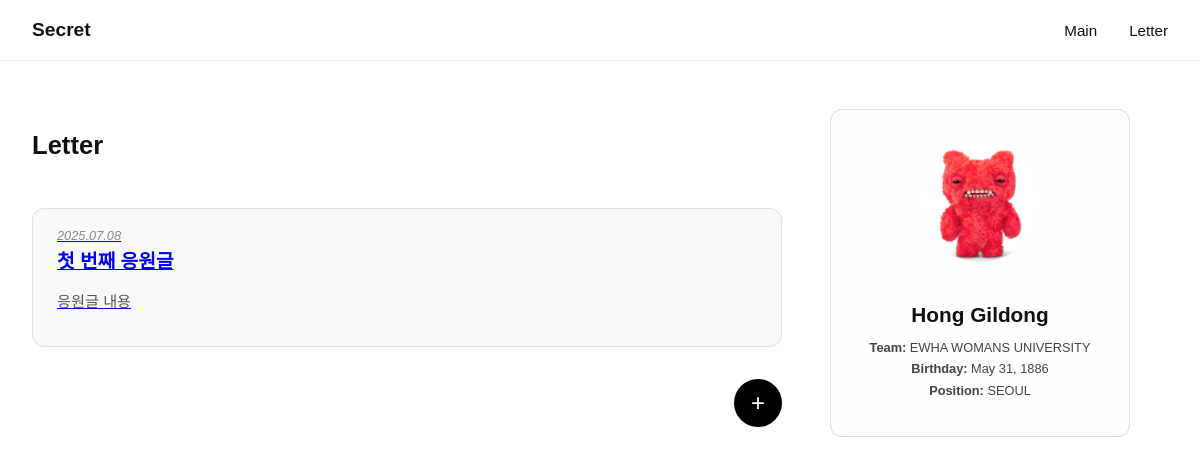
/blog/page/, run on an earlier commit of the app's database.
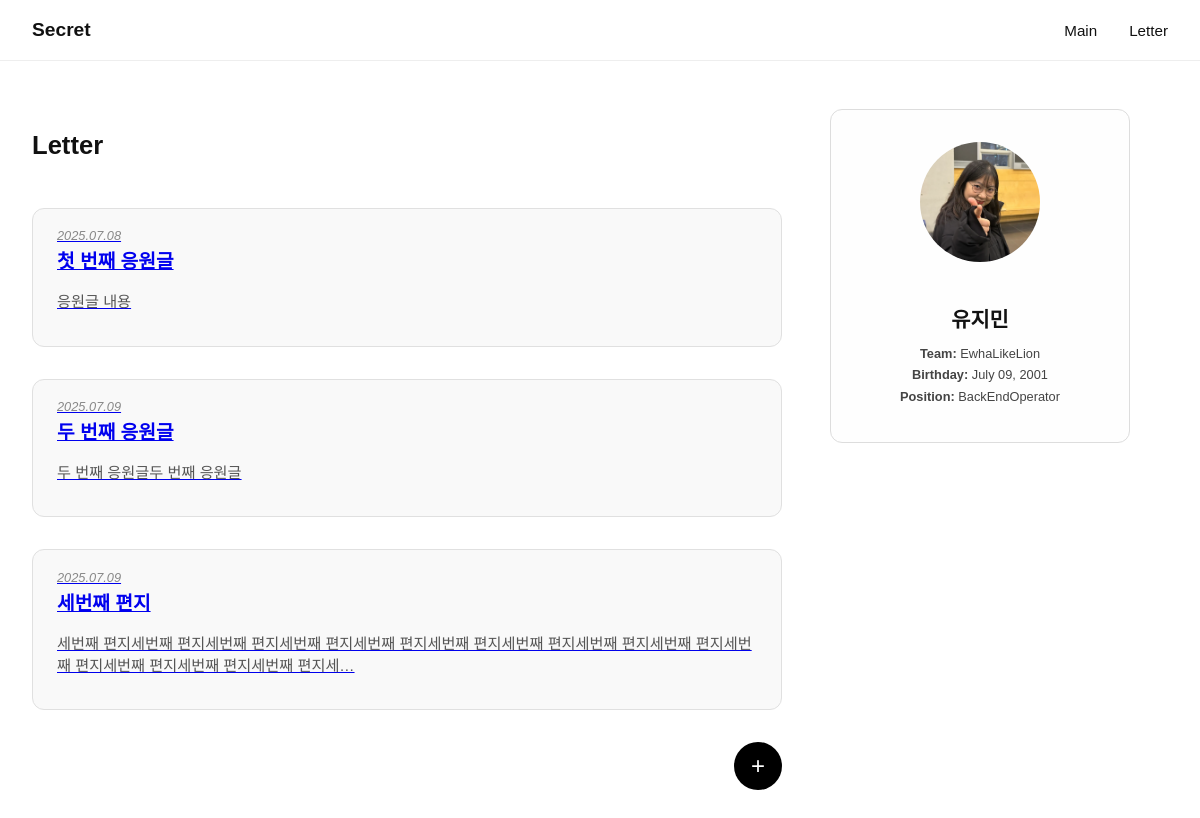
And on a later commit of the database.
### blog/models.py (models this page shows, shortened)
class Post(models.Model):
    title = models.CharField(max_length=200)
    date = models.DateTimeField('date published', default=timezone.now)
    body = models.TextField()
    author = models.ForeignKey(User, on_delete=models.CASCADE, null=True, blank=True)
    language = models.IntegerField(choices=LANGUAGE_CHOICES, null=True)

### artists/models.py (models this page shows, shortened)
class Artist(models.Model):
    profile = models.ImageField(upload_to='artist_photo', blank=True, null=True)
    name = models.CharField(max_length=50)
    team = models.CharField(max_length=200)
    birthday = models.DateField()
    position = models.CharField(max_length=100)

### blog/views.py (the view)
# urls.py: path('page/', post_list_page, name='post_list_page'),
def post_list_page(request):
    posts = Post.objects.all()
    artist = Artist.objects.first()
    return render(request, 'post_list.html', {'posts': posts, 'artist': artist})

### blog/templates/post_list.html (shortened to what this page needs)
<!DOCTYPE html>
<html lang="ko">
  <head>
    {% load static %}
    <link rel="stylesheet" href="{% static 'css/post_list_style.css' %}" />
  </head>
  <body>
    <header class="top-header">
      <div class="top-right-logo">Secret</div>
      <nav class="main-nav">
        <a href="{% url 'artists:artist_main' %}">Main</a>
        <a href="{% url 'blog:post_list_page' %}">Letter</a>
      </nav>
    </header>
    <div class="main-container">
      <section class="post-list">
        <h1 class="page-title">Letter</h1>
        {% for post in posts %}
        <a
          href="{% url 'blog:post_detail_page' post.pk %}"
          class="post-link-wrapper"
        >
          <div class="post-card">
            <div class="post-content">
              <div class="post-meta">
                <span class="post-date">{{ post.date|date:"Y.m.d" }}</span>
              </div>
              <h2 class="post-title">{{ post.title }}</h2>
              <p class="summary">{{ post.body|truncatechars:80 }}</p>
            </div>
          </div>
        </a>
        {% empty %}
        <p>게시글이 없습니다.</p>
        {% endfor %}
        <div class="bottom-button-container">
          <a
            href="{% url 'blog:post_create_form' %}"
            class="bottom-create-button"
            >+</a
          >
        </div>
      </section>
      <aside class="sidebar">
        <div class="artist-info">
          {% if artist.profile %}
          <img
            src="{{ artist.profile.url }}"
            alt="아티스트 프로필"
            class="artist-avatar"
          />
          {% else %}
          <img
            src="{% static 'blog/퍼글러.jpg' %}"
            alt="아티스트 프로필"
            class="artist-avatar"
          />
          {% endif %}
          <h3>{{ artist.name }}</h3>
          <ul>
            <li><strong>Team:</strong> {{ artist.team }}</li>
            <li>
              <strong>Birthday:</strong> {{ artist.birthday|date:"F d, Y" }}
            </li>
            <li><strong>Position:</strong> {{ artist.position }}</li>
          </ul>
        </div>
      </aside>
    </div>
  </body>
</html>

### static/css/post_list_style.css (style rules this page uses)
body { font-family: 'Helvetica', sans-serif; background-color: #fff; color: #111; margin: 0; padding: 0; }
.top-header { display: flex; align-items: center; justify-content: space-between; padding: 1.2rem 2rem; border-bottom: 1px solid #eee; background-color: #fff; }
.top-right-logo { font-weight: bold; font-size: 1.2rem; color: #111; }
.main-nav { display: flex; gap: 2rem; }
.main-nav a { color: #111; text-decoration: none; font-size: 0.95rem; font-weight: 500; }
.main-container { display: flex; gap: 3rem; max-width: 1200px; margin: 3rem auto; padding: 0 2rem; align-items: flex-start; }
.post-list { flex: 2.5; max-width: 750px; display: flex; flex-direction: column; gap: 2rem; }
.page-title { font-size: 1.6rem; font-weight: 700; margin-bottom: 1rem; }
.post-card { display: flex; align-items: flex-start; gap: 1.5rem; background: #f9f9f9; padding: 1.2rem 1.5rem; border-radius: 12px; border: 1px solid #e0e0e0; transition: box-shadow 0.2s; }
.post-content { flex: 1; }
.post-card h2 { font-size: 1.2rem; margin: 0.2rem 0; }
.summary { font-size: 0.95rem; color: #555; }
.post-meta { font-size: 0.8rem; color: #888; margin-bottom: 0.2rem; }
.post-date { font-style: italic; }
.bottom-button-container { display: flex; justify-content: flex-end; }
.bottom-create-button { background-color: #000; color: white; font-size: 1.5rem; border-radius: 50%; width: 3rem; height: 3rem; display: flex; align-items: center; justify-content: center; text-decoration: none; transition: background-color 0.3s ease; }
.sidebar { flex: 1; min-width: 260px; max-width: 300px; }
.artist-info { background-color: #fefefe; padding: 2rem 1.5rem; border-radius: 12px; border: 1px solid #ddd; text-align: center; }
.artist-avatar { width: 120px; height: 120px; border-radius: 50%; object-fit: cover; margin-bottom: 1rem; }
.artist-info h3 { font-size: 1.3rem; font-weight: 600; margin-bottom: 0.8rem; }
.artist-info ul { list-style: none; padding: 0; margin: 0; font-size: 0.8rem; color: #444; }
.artist-info ul li { margin: 0.4rem 0; }

What changed in the data, as far as the page shows it:
added Post: date "2025.07.09", title "두 번째 응원글", body "두 번째 응원글두 번째 응원글"
added Post: date "2025.07.09", title "세번째 편지", body "세번째 편지세번째 편지세번째 편지세번째 편지세번째 편지세번째 편지세번째 편지세번째 편지세번째 편지세번째 편지세번째 편지세번째 편지세번째 편지세…"
changed Artist: profile: a different picture; name "Hong Gildong" → "유지민"; team "EWHA WOMANS UNIVERSITY" → "EwhaLikeLion"; birthday "May 31, 1886" → "July 09, 2001"; position "SEOUL" → "BackEndOperator"
